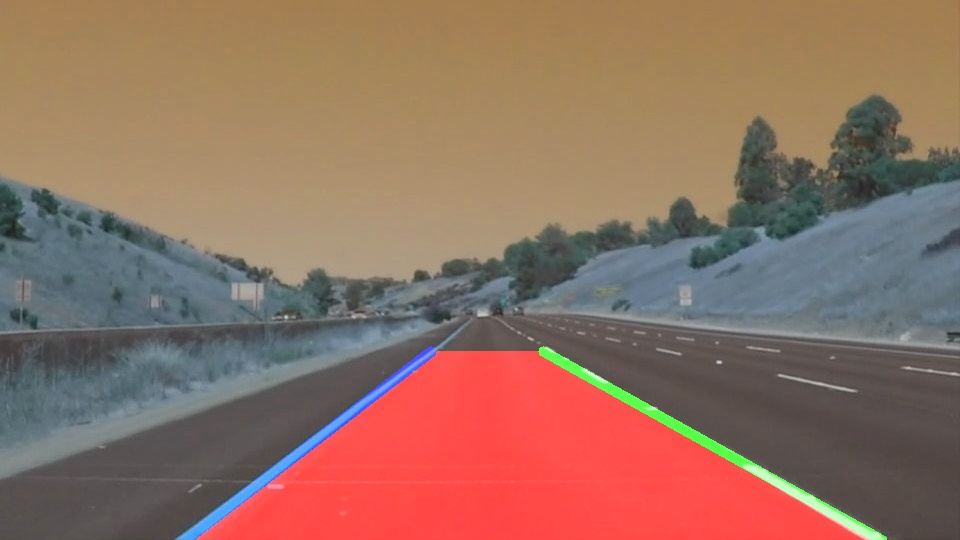
#> input picture murat@192.168.1.103/face-0.jpg, 960 x 540 px; its folder holds only this picture in this run
$ python -i my_code.py   (imports and definitions only)
#> lines starting #> are read from the running program, lines starting #| are printed output that depends on the picture; after the words box and inside, x2 and y2 are one past the last pixel; in counts of white or black regions, pixels touching at a corner belong together
import os
import matplotlib.pyplot as plt
import matplotlib.image as mpimg
import numpy as np
import math
import cv2

imageDir = 'test_images/'
# [1 line that did not run here, left out]

imageList = []

# [4 lines not run here, left out]


# [8 lines left out: function display_images, not called in this run]

# [1 line not run here, left out]

def color_filter(image):
    #convert to HLS to mask based on HLS
    hls = cv2.cvtColor(image, cv2.COLOR_RGB2HLS)
#> hls: shape (540, 960, 3); mean of channels 0, 1, 2 39.3, 122.1, 77.9
    lower = np.array([0,190,0])
    upper = np.array([255,255,255])

    yellower = np.array([10,0,90])
    yelupper = np.array([50,255,255])

    yellowmask = cv2.inRange(hls, yellower, yelupper)
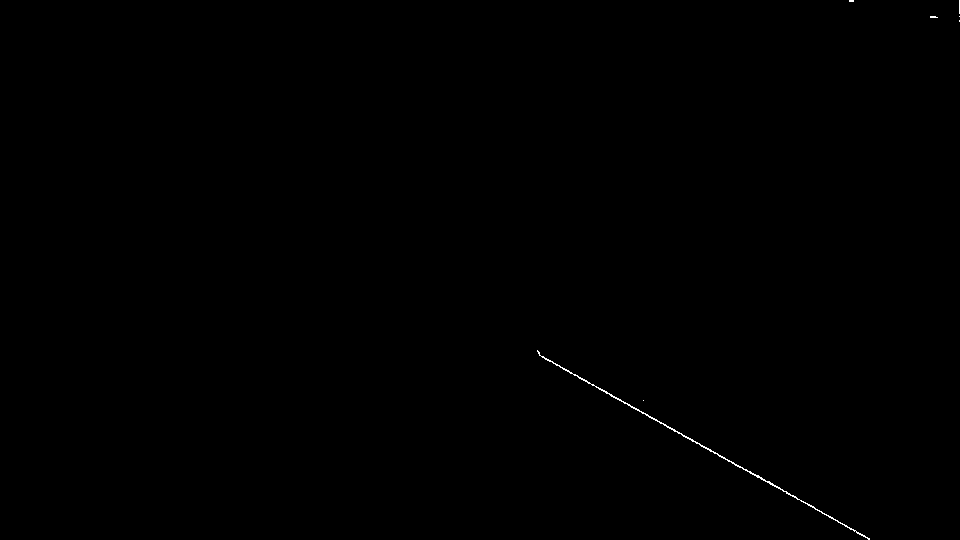
#> yellowmask: shape (540, 960); 0.13% white in thin lines or dots, all inside (x1, y1, x2, y2) = (537, 0, 960, 540)
    whitemask = cv2.inRange(hls, lower, upper)
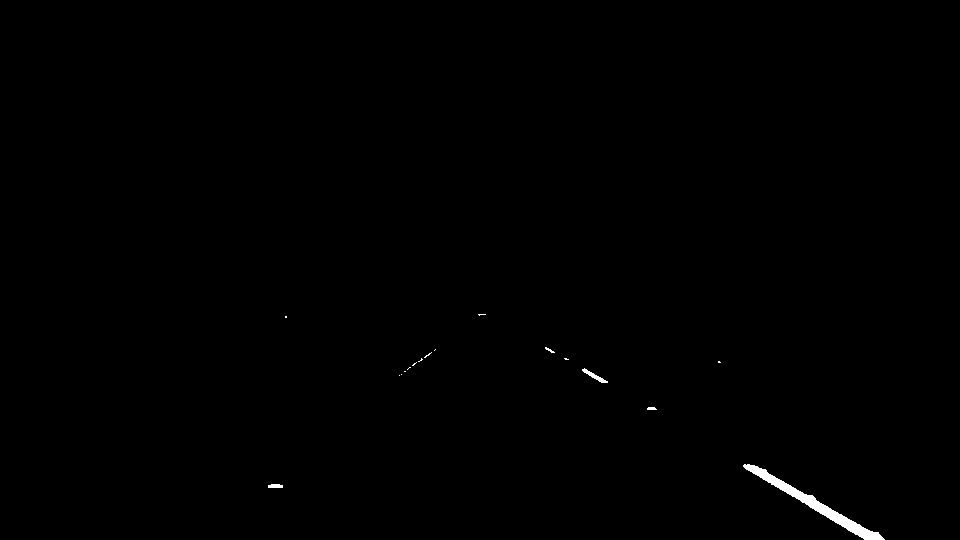
#> whitemask: shape (540, 960); 0.33% white; 17 white regions (12 under 20 px), largest, box (x1, y1, x2, y2) and area: (743, 464, 885, 540) 1416, (582, 368, 608, 383) 108, (268, 484, 283, 488) 54, (647, 407, 657, 410) 26, (545, 347, 555, 353) 23

    mask = cv2.bitwise_or(yellowmask, whitemask)
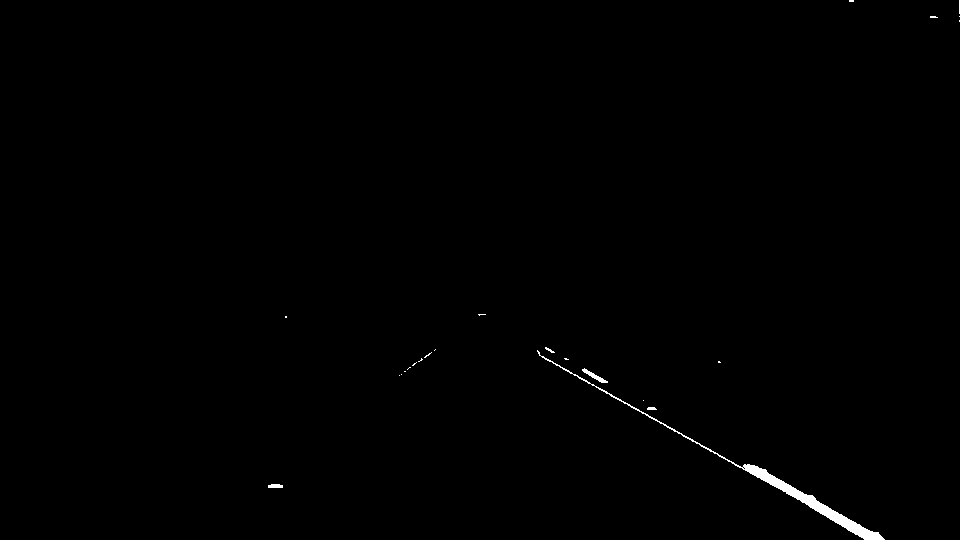
#> mask: shape (540, 960); 0.42% white; 23 white regions (18 under 20 px), largest, box (x1, y1, x2, y2) and area: (537, 350, 885, 540) 1857, (582, 368, 608, 383) 108, (268, 484, 283, 488) 54, (647, 407, 657, 410) 26, (545, 347, 555, 353) 23
    masked = cv2.bitwise_and(image, image, mask = mask)


    return masked

filtered_img = list(map(color_filter, imageList))

# [1 line not run here, left out]


# [21 lines left out: function roi, not called in this run]

roi_img = list(map(roi, filtered_img))

# [1 line not run here, left out]


def grayscale(img):
    return cv2.cvtColor(img, cv2.COLOR_RGB2GRAY)

def canny(img):
    return cv2.Canny(grayscale(img), 50, 120)

canny_img = list(map(canny, roi_img))
# [1 line not run here, left out]


rightSlope, leftSlope, rightIntercept, leftIntercept = [],[],[],[]
# [62 lines left out: functions draw_lines, hough_lines, not called in this run]

def linedetect(img):
    return hough_lines(img, 1, np.pi/180, 10, 20, 100)

hough_img = list(map(linedetect, canny_img))
# [1 line not run here, left out]


# [6 lines left out: function weighted_img, not called in this run]

def weightSum(input_set):
    img = list(input_set)
    return cv2.addWeighted(img[0], 1, img[1], 0.8, 0)

result_img = list(map(weightSum, zip(hough_img, imageList)))
# [1 line not run here, left out]

>>> import cv2
>>> picture = cv2.cvtColor(cv2.imread('murat@192.168.1.103/face-0.jpg'), cv2.COLOR_BGR2RGB)
>>> result = color_filter(picture)

$ run again, on murat@192.168.1.103/face-1.jpg
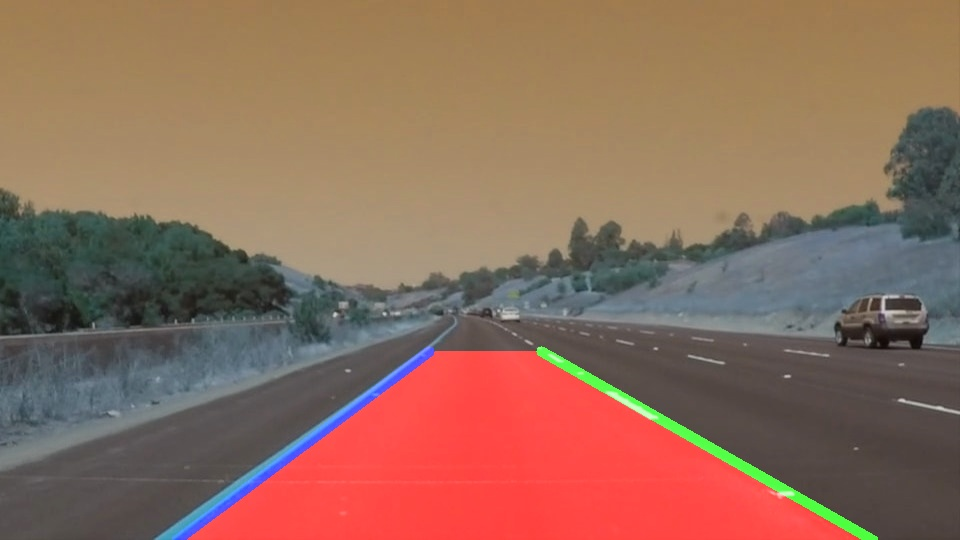
#> input picture murat@192.168.1.103/face-1.jpg, 960 x 540 px
#> hls: shape (540, 960, 3); mean of channels 0, 1, 2 34.8, 117.8, 78.3
#> in color_filter, `yellowmask = cv2.inRange(hls, yellower, yelupper)`:
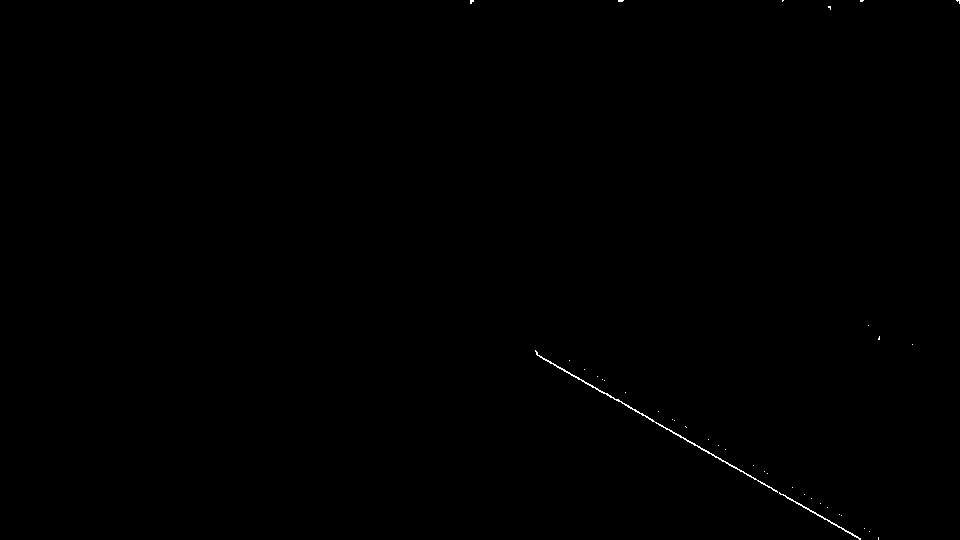
#> yellowmask: shape (540, 960); 0.14% white in thin lines or dots, all inside (x1, y1, x2, y2) = (470, 0, 960, 540)
#> whitemask: shape (540, 960); 0.12% white; 24 white regions (19 under 20 px), largest, box (x1, y1, x2, y2) and area: (606, 391, 658, 419) 303, (770, 491, 794, 498) 101, (882, 296, 896, 315) 57, (548, 354, 563, 363) 51, (503, 315, 515, 318) 28
#> in color_filter, `mask = cv2.bitwise_or(yellowmask, whitemask)`:
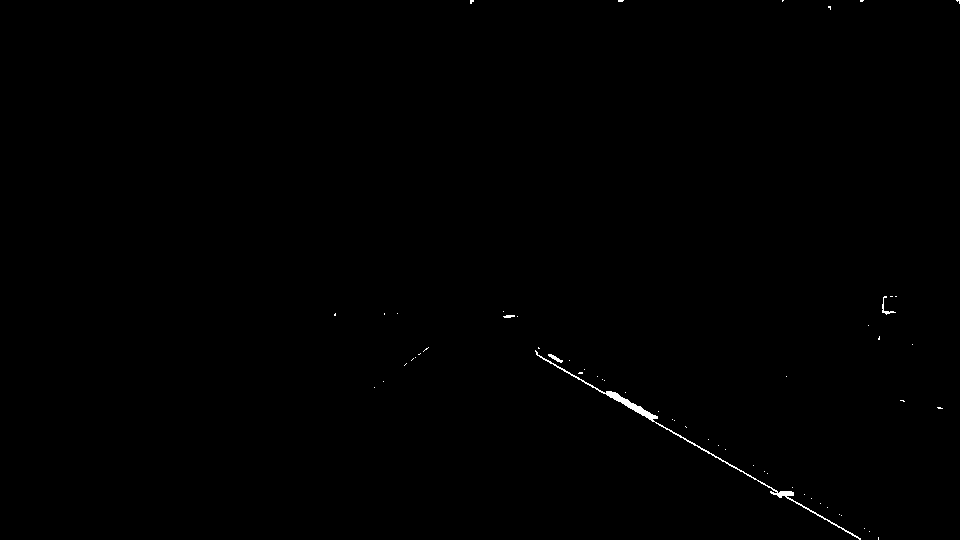
#> mask: shape (540, 960); 0.24% white; 58 white regions (54 under 20 px), largest, box (x1, y1, x2, y2) and area: (535, 350, 861, 540) 976, (882, 296, 896, 315) 57, (548, 354, 563, 363) 51, (503, 315, 515, 318) 28

$ run again, on murat@192.168.1.103/face-2.jpg
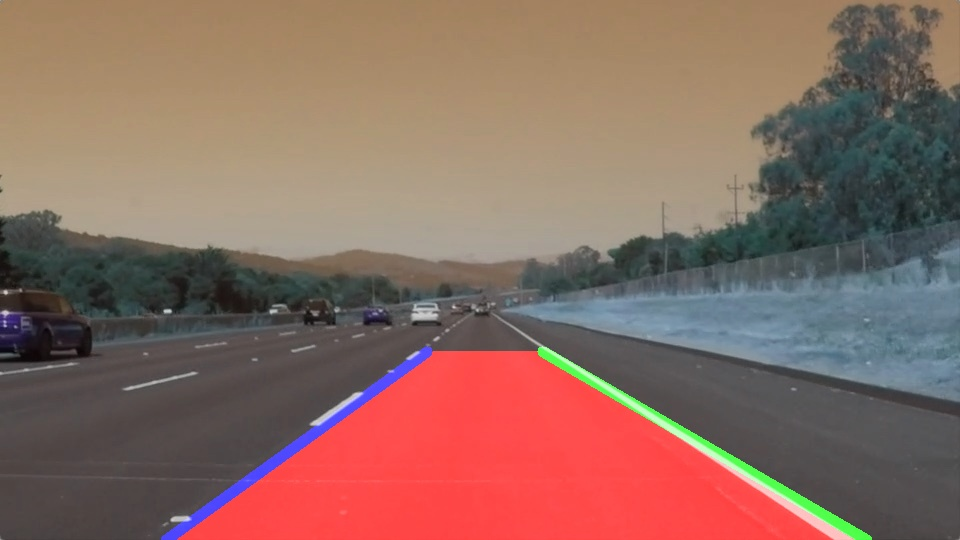
#> input picture murat@192.168.1.103/face-2.jpg, 960 x 540 px
#> hls: shape (540, 960, 3); mean of channels 0, 1, 2 49.9, 118.7, 71.9
#> in color_filter, `yellowmask = cv2.inRange(hls, yellower, yelupper)`:
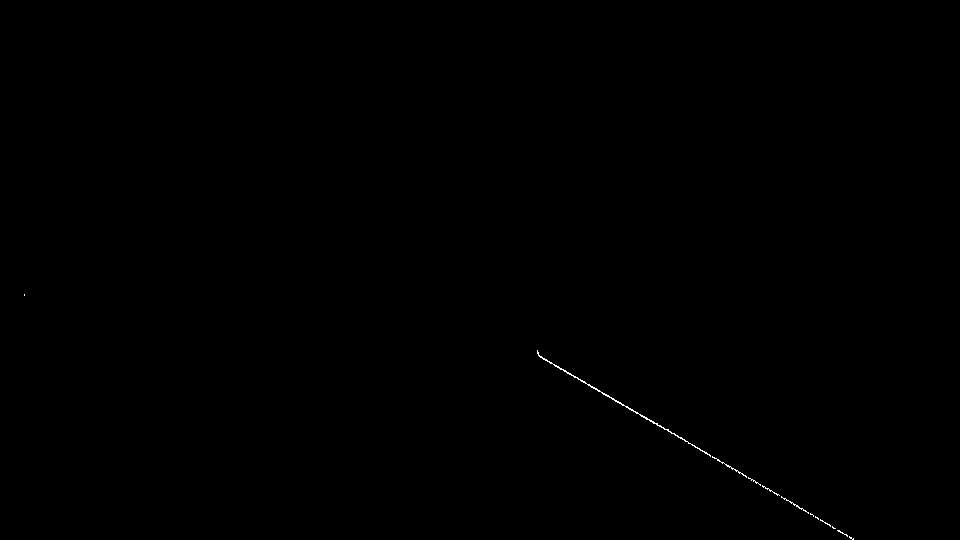
#> yellowmask: shape (540, 960); 0.1% white in thin lines or dots, all inside (x1, y1, x2, y2) = (24, 294, 854, 540)
#> in color_filter, `whitemask = cv2.inRange(hls, lower, upper)`:
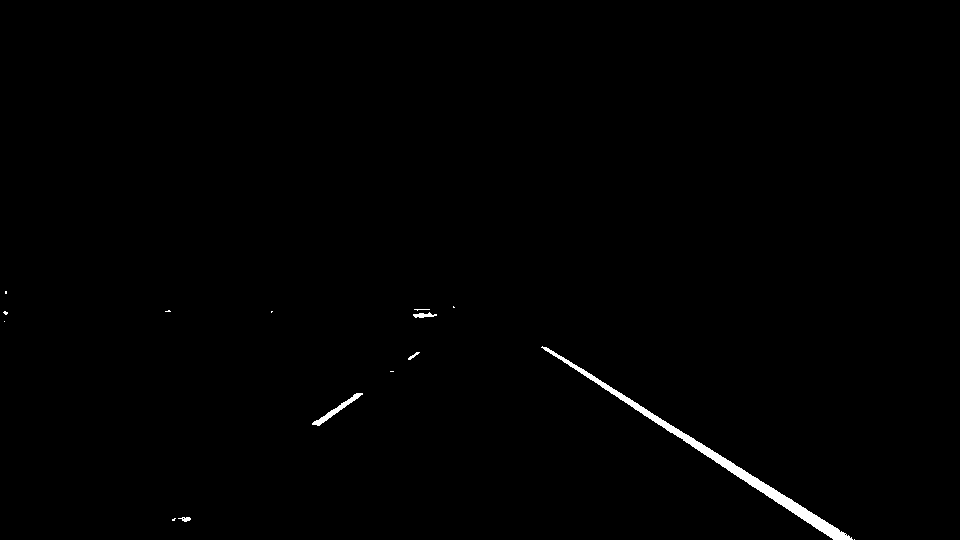
#> whitemask: shape (540, 960); 0.62% white; 15 white regions (10 under 20 px), largest, box (x1, y1, x2, y2) and area: (541, 346, 853, 540) 2690, (312, 393, 363, 426) 284, (413, 312, 437, 318) 82, (178, 517, 191, 522) 39, (408, 352, 420, 360) 33

$ run again, on murat@192.168.1.103/face-3.jpg
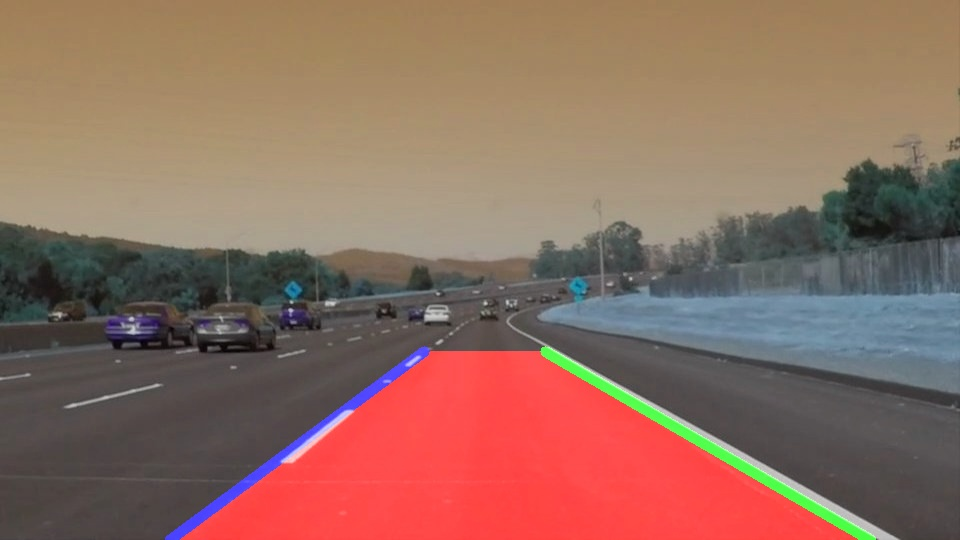
#> input picture murat@192.168.1.103/face-3.jpg, 960 x 540 px
#> hls: shape (540, 960, 3); mean of channels 0, 1, 2 44.3, 120.1, 73.7
#> in color_filter, `yellowmask = cv2.inRange(hls, yellower, yelupper)`:
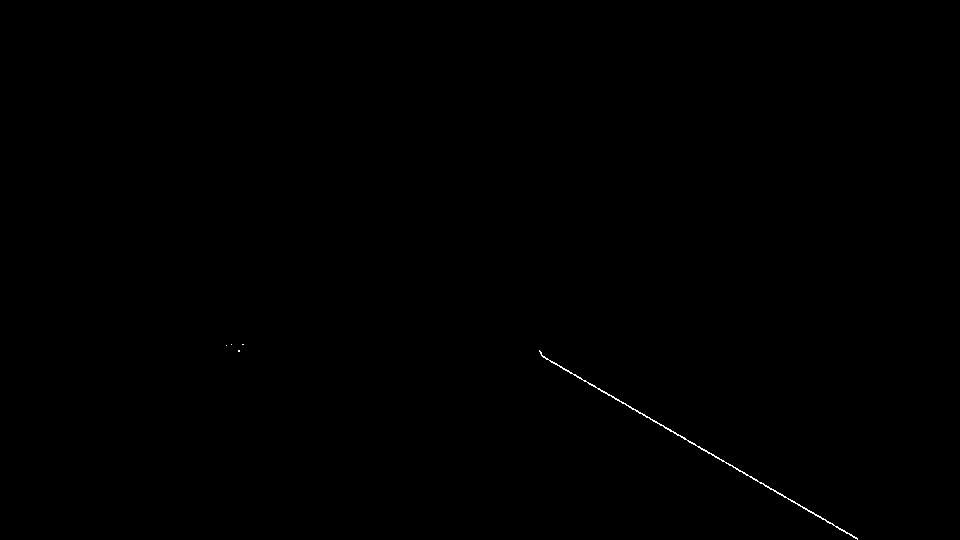
#> yellowmask: shape (540, 960); 0.12% white in thin lines or dots, all inside (x1, y1, x2, y2) = (226, 344, 858, 540)
#> whitemask: shape (540, 960); 0.47% white; 25 white regions (21 under 20 px), largest, box (x1, y1, x2, y2) and area: (547, 347, 880, 538) 1538, (281, 410, 354, 463) 671, (406, 356, 421, 367) 66, (426, 314, 447, 318) 52
#> in color_filter, `mask = cv2.bitwise_or(yellowmask, whitemask)`:
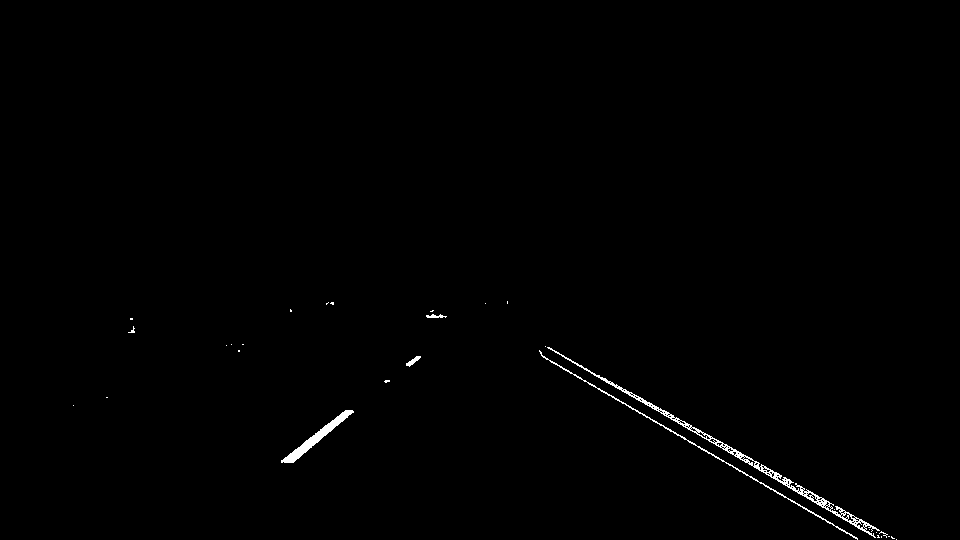
#> mask: shape (540, 960); 0.58% white; 30 white regions (25 under 20 px), largest, box (x1, y1, x2, y2) and area: (547, 347, 880, 538) 1538, (281, 410, 354, 463) 671, (539, 350, 858, 540) 592, (406, 356, 421, 367) 66, (426, 314, 447, 318) 52
